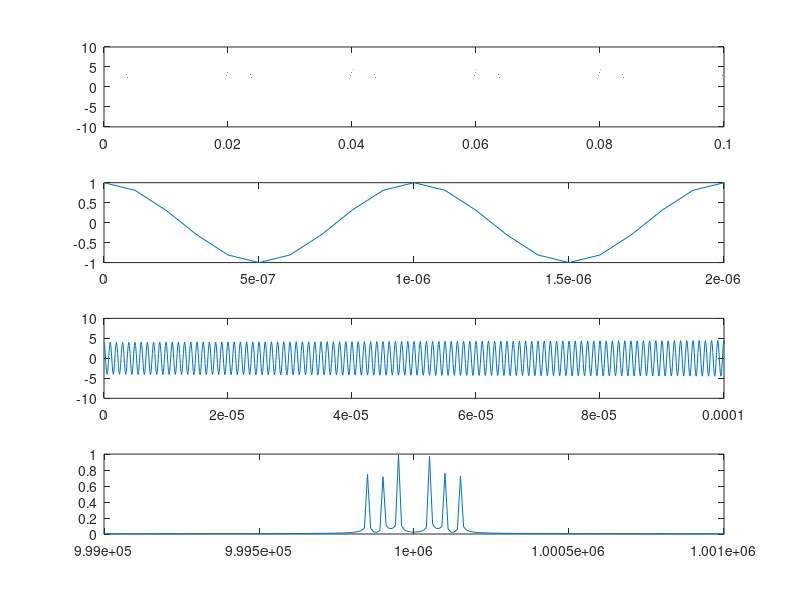

The MATLAB script that drew this image:
function x = testing_stuff()
fs = 10000000;
t = 0:1/fs:0.1;
m =  4*cos(100*pi*t) + 3*sin(200*pi*t) + 3*sin(300*pi*t);
subplot(4,1,1);
plot(t,m);
u = cos(2000000*pi*t);
subplot(4,1,2);
plot(t,u);
set(gca,'XLim',[0 0.000002]);

AM_signal = m.*u;
subplot(4,1,3);
plot(t,AM_signal);
set(gca,'XLim',[0 0.0001]);

M = fftshift(fft(AM_signal)); 
n = length(AM_signal) - 1;
df = fs/n;
f = -fs/2:df:fs/2;
subplot(4,1,4);
plot(f,abs(M)/n);
set(gca,'XLim',[999000 1001000]);
end